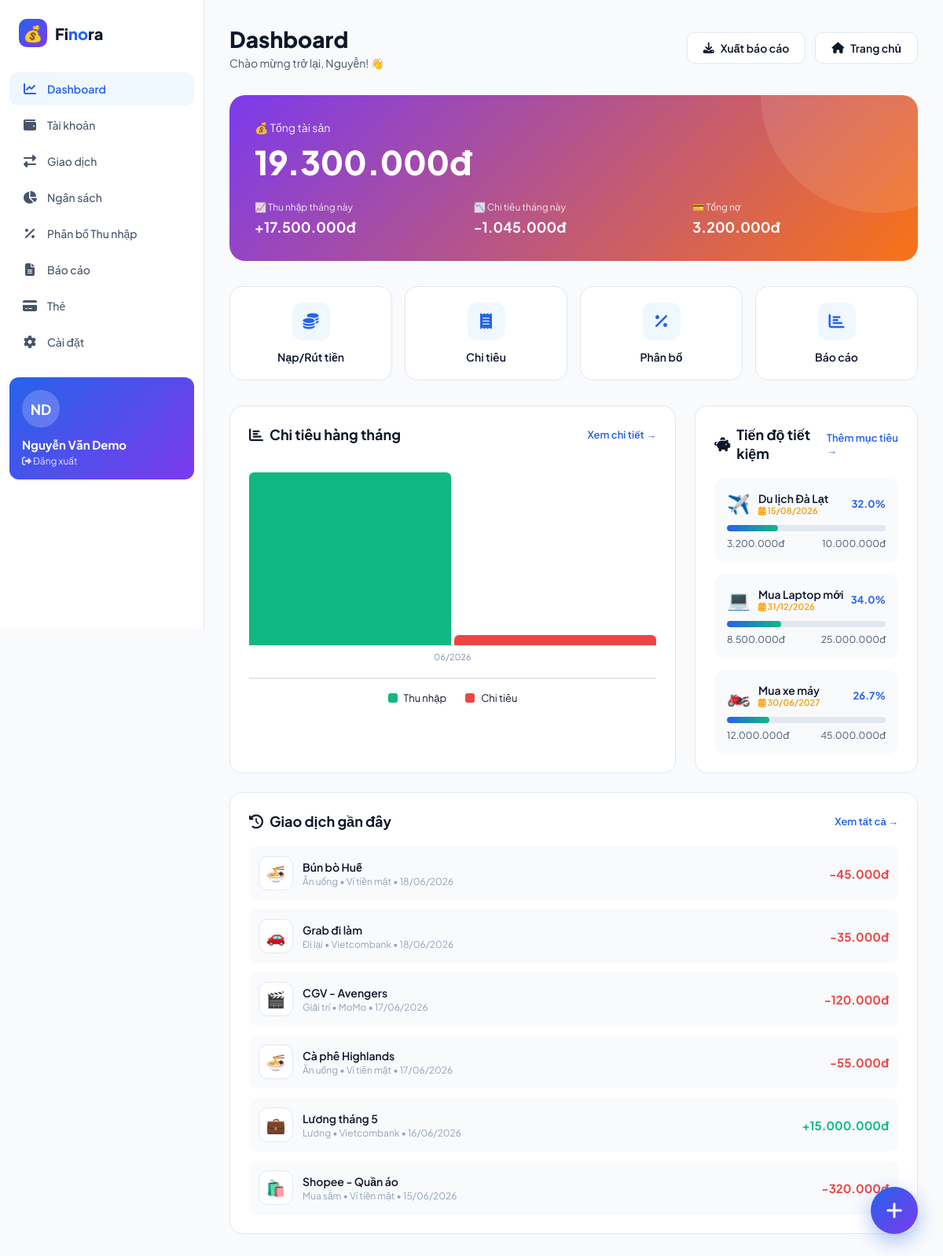
/finora/dashboard.php (signed in), run on the app's committed database.
### tables this page shows
CREATE TABLE savings_goals (
    id INT AUTO_INCREMENT PRIMARY KEY,
    user_id INT NOT NULL,
    name VARCHAR(100) NOT NULL,
    target_amount DECIMAL(15,2) NOT NULL,
    current_amount DECIMAL(15,2) DEFAULT 0,
    deadline DATE DEFAULT NULL,
    icon VARCHAR(50) DEFAULT '🎯',
    color VARCHAR(20) DEFAULT '#10B981',
    description TEXT,
    status ENUM('active', 'completed', 'cancelled') DEFAULT 'active',
    created_at TIMESTAMP DEFAULT CURRENT_TIMESTAMP,
    updated_at TIMESTAMP DEFAULT CURRENT_TIMESTAMP ON UPDATE CURRENT_TIMESTAMP,
    completed_at TIMESTAMP NULL,
    FOREIGN KEY (user_id) REFERENCES users(id) ON DELETE CASCADE,
    INDEX idx_user_status (user_id, status)
);

CREATE TABLE transactions (
    id INT AUTO_INCREMENT PRIMARY KEY,
    user_id INT NOT NULL,
    wallet_id INT NOT NULL,
    category_id INT NOT NULL,
    type ENUM('income', 'expense', 'transfer') DEFAULT 'expense',
    amount DECIMAL(15,2) NOT NULL,
    description VARCHAR(255),
    note TEXT,
    transaction_date DATE NOT NULL,
    receipt_image VARCHAR(255) DEFAULT NULL,
    location VARCHAR(255) DEFAULT NULL,
    tags VARCHAR(255) DEFAULT NULL,
    created_at TIMESTAMP DEFAULT CURRENT_TIMESTAMP,
    updated_at TIMESTAMP DEFAULT CURRENT_TIMESTAMP ON UPDATE CURRENT_TIMESTAMP,
    FOREIGN KEY (user_id) REFERENCES users(id) ON DELETE CASCADE,
    FOREIGN KEY (wallet_id) REFERENCES wallets(id) ON DELETE CASCADE,
    FOREIGN KEY (category_id) REFERENCES categories(id) ON DELETE CASCADE,
    INDEX idx_user_date (user_id, transaction_date),
    INDEX idx_type (type),
    INDEX idx_wallet (wallet_id),
    INDEX idx_category (category_id),
    INDEX idx_date (transaction_date)
);

CREATE TABLE categories (
    id INT AUTO_INCREMENT PRIMARY KEY,
    user_id INT NULL,
    name VARCHAR(100) NOT NULL,
    type ENUM('income', 'expense') DEFAULT 'expense',
    icon VARCHAR(50) DEFAULT '📦',
    color VARCHAR(20) DEFAULT '#7C3AED',
    description TEXT,
    is_system TINYINT(1) DEFAULT 0,
    parent_id INT DEFAULT NULL,
    display_order INT DEFAULT 0,
    created_at TIMESTAMP DEFAULT CURRENT_TIMESTAMP,
    FOREIGN KEY (user_id) REFERENCES users(id) ON DELETE CASCADE,
    FOREIGN KEY (parent_id) REFERENCES categories(id) ON DELETE SET NULL,
    INDEX idx_user_type (user_id, type),
    INDEX idx_system (is_system)
);

CREATE TABLE wallets (
    id INT AUTO_INCREMENT PRIMARY KEY,
    user_id INT NOT NULL,
    name VARCHAR(100) NOT NULL,
    type ENUM('cash', 'bank', 'e_wallet', 'credit_card', 'investment') DEFAULT 'cash',
    balance DECIMAL(15,2) DEFAULT 0,
    bank_name VARCHAR(100) DEFAULT NULL,
    account_number VARCHAR(50) DEFAULT NULL,
    color VARCHAR(20) DEFAULT '#7C3AED',
    icon VARCHAR(50) DEFAULT '💰',
    description TEXT,
    is_active TINYINT(1) DEFAULT 1,
    created_at TIMESTAMP DEFAULT CURRENT_TIMESTAMP,
    updated_at TIMESTAMP DEFAULT CURRENT_TIMESTAMP ON UPDATE CURRENT_TIMESTAMP,
    FOREIGN KEY (user_id) REFERENCES users(id) ON DELETE CASCADE,
    INDEX idx_user_active (user_id, is_active)
);

### finora/dashboard.php (the view, shortened to what the rows shown need)
<?php
require_once __DIR__ . '/../connect.php';
$userId = $_SESSION['user_id'];
$stmt = $conn->prepare("
    SELECT id, name, target_amount, current_amount, deadline, icon, color
    FROM savings_goals
    WHERE user_id = ? AND status = 'active'
    ORDER BY deadline ASC
    LIMIT 3
");
$stmt->bind_param("i", $userId);
$stmt->execute();
$savingsGoals = $stmt->get_result();
$stmt = $conn->prepare("
    SELECT t.*, c.name as category_name, c.icon as category_icon, w.name as wallet_name
    FROM transactions t
    LEFT JOIN categories c ON t.category_id = c.id
    LEFT JOIN wallets w ON t.wallet_id = w.id
    WHERE t.user_id = ?
    ORDER BY t.transaction_date DESC, t.created_at DESC
    LIMIT 6
");
$stmt->bind_param("i", $userId);
$stmt->execute();
$recentTransactions = $stmt->get_result();
?>
<!DOCTYPE html>
<html lang="vi">
<head>
    <link rel="stylesheet" href="https://cdnjs.cloudflare.com/ajax/libs/font-awesome/6.4.0/css/all.min.css">
</head>
<body>
    <main class="main-content">
        <div class="top-bar">
            <div>
                <h1 class="page-title">Dashboard</h1>
            </div>
        </div>
        <div class="dashboard-grid">
            <div class="section">
                <div class="section-header">
                    <h2 class="section-title">
                        <i class="fas fa-chart-bar"></i>
                        Chi tiêu hàng tháng
                    </h2>
                </div>
            </div>
            <div class="section">
                <div class="section-header">
                    <h2 class="section-title">
                        <i class="fas fa-piggy-bank"></i>
                        Tiến độ tiết kiệm
                    </h2>
                </div>
                <?php if ($savingsGoals->num_rows > 0): ?>
                    <?php while ($goal = $savingsGoals->fetch_assoc()):
                        $progress = $goal['target_amount'] > 0
                            ? ($goal['current_amount'] / $goal['target_amount'] * 100)
                            : 0;
                        $progress = min($progress, 100);
                    ?>
                    <div class="goal-item">
                        <div class="goal-header">
                            <div class="goal-info">
                                <span class="goal-icon"><?= htmlspecialchars($goal['icon']) ?></span>
                                <div>
                                    <div class="goal-name"><?= htmlspecialchars($goal['name']) ?></div>
                                    <?php if ($goal['deadline']): ?>
                                        <div class="goal-deadline" style="font-size: 11px;">
                                            <i class="fas fa-calendar-alt"></i>
                                            <?= date('d/m/Y', strtotime($goal['deadline'])) ?>
                                        </div>
                                    <?php endif; ?>
                                </div>
                            </div>
                            <div class="goal-progress-pct"><?= number_format($progress, 1) ?>%</div>
                        </div>
                        <div class="goal-progress-bar">
                            <div class="goal-progress-fill" style="width: <?= $progress ?>%"></div>
                        </div>
                        <div class="goal-amounts">
                            <span><?= number_format($goal['current_amount'], 0, ',', '.') ?>đ</span>
                            <span><?= number_format($goal['target_amount'], 0, ',', '.') ?>đ</span>
                        </div>
                    </div>
                    <?php endwhile; ?>
                <?php endif; ?>
            </div>
        </div>
        <div class="section">
            <div class="section-header">
                <h2 class="section-title">
                    <i class="fas fa-history"></i>
                    Giao dịch gần đây
                </h2>
            </div>
            <?php if ($recentTransactions->num_rows > 0): ?>
                <div class="transaction-list">
                    <?php while ($trans = $recentTransactions->fetch_assoc()): ?>
                        <div class="transaction-item">
                            <div class="transaction-icon">
                                <?= $trans['category_icon'] ?? '📦' ?>
                            </div>
                            <div class="transaction-info">
                                <div class="transaction-name"><?= htmlspecialchars($trans['description']) ?></div>
                                <div class="transaction-meta">
                                    <?= htmlspecialchars($trans['category_name']) ?> •
                                    <?= htmlspecialchars($trans['wallet_name']) ?> •
                                    <?= date('d/m/Y', strtotime($trans['transaction_date'])) ?>
                                </div>
                            </div>
                            <div class="transaction-amount" style="color: <?= $trans['type'] === 'income' ? 'var(--success)' : 'var(--danger)' ?>">
                                <?= $trans['type'] === 'income' ? '+' : '-' ?><?= number_format($trans['amount'], 0, ',', '.') ?>đ
                            </div>
                        </div>
                    <?php endwhile; ?>
                </div>
            <?php endif; ?>
        </div>
    </main>
</body>
</html>

### data on the page
savings_goals: icon "✈️", name "Du lịch Đà Lạt", deadline "15/08/2026", progress "32.0", current_amount "3.200.000", target_amount "10.000.000"
savings_goals: icon "💻", name "Mua Laptop mới", deadline "31/12/2026", progress "34.0", current_amount "8.500.000", target_amount "25.000.000"
savings_goals: icon "🏍️", name "Mua xe máy", deadline "30/06/2027", progress "26.7", current_amount "12.000.000", target_amount "45.000.000"
transactions: category.icon "🍜", description "Bún bò Huế", category.name "Ăn uống", wallet.name "Ví tiền mặt", transaction_date "18/06/2026", amount "45.000"
transactions: category.icon "🚗", description "Grab đi làm", category.name "Đi lại", wallet.name "Vietcombank", transaction_date "18/06/2026", amount "35.000"
transactions: category.icon "🎬", description "CGV - Avengers", category.name "Giải trí", wallet.name "MoMo", transaction_date "17/06/2026", amount "120.000"
transactions: category.icon "🍜", description "Cà phê Highlands", category.name "Ăn uống", wallet.name "Ví tiền mặt", transaction_date "17/06/2026", amount "55.000"
transactions: category.icon "💼", description "Lương tháng 5", category.name "Lương", wallet.name "Vietcombank", transaction_date "16/06/2026", amount "15.000.000"
transactions: category.icon "🛍️", description "Shopee - Quần áo", category.name "Mua sắm", wallet.name "Ví tiền mặt", transaction_date "15/06/2026", amount "320.000"

### other printed values
substr($names[0], 0, 1) "N"
substr($names[count($names) - 1], 0, 1) "D"
$userName "Nguyễn Văn Demo"
explode(' ', $userName)[0] "Nguyễn"
$summary['total_balance'] "19.300.000"
$income['monthly_income'] "17.500.000"
$expense['monthly_expense'] "1.045.000"
$summary['total_debt'] "3.200.000"
$data['month'] "06/2026"
